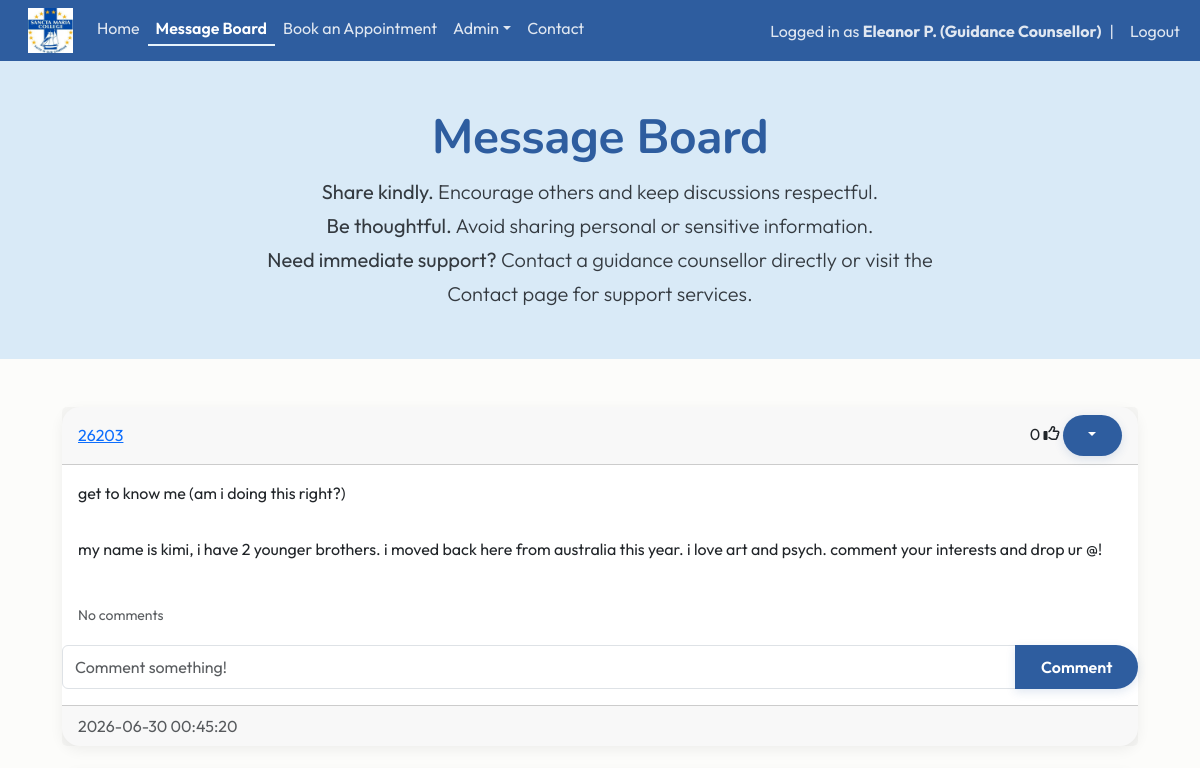
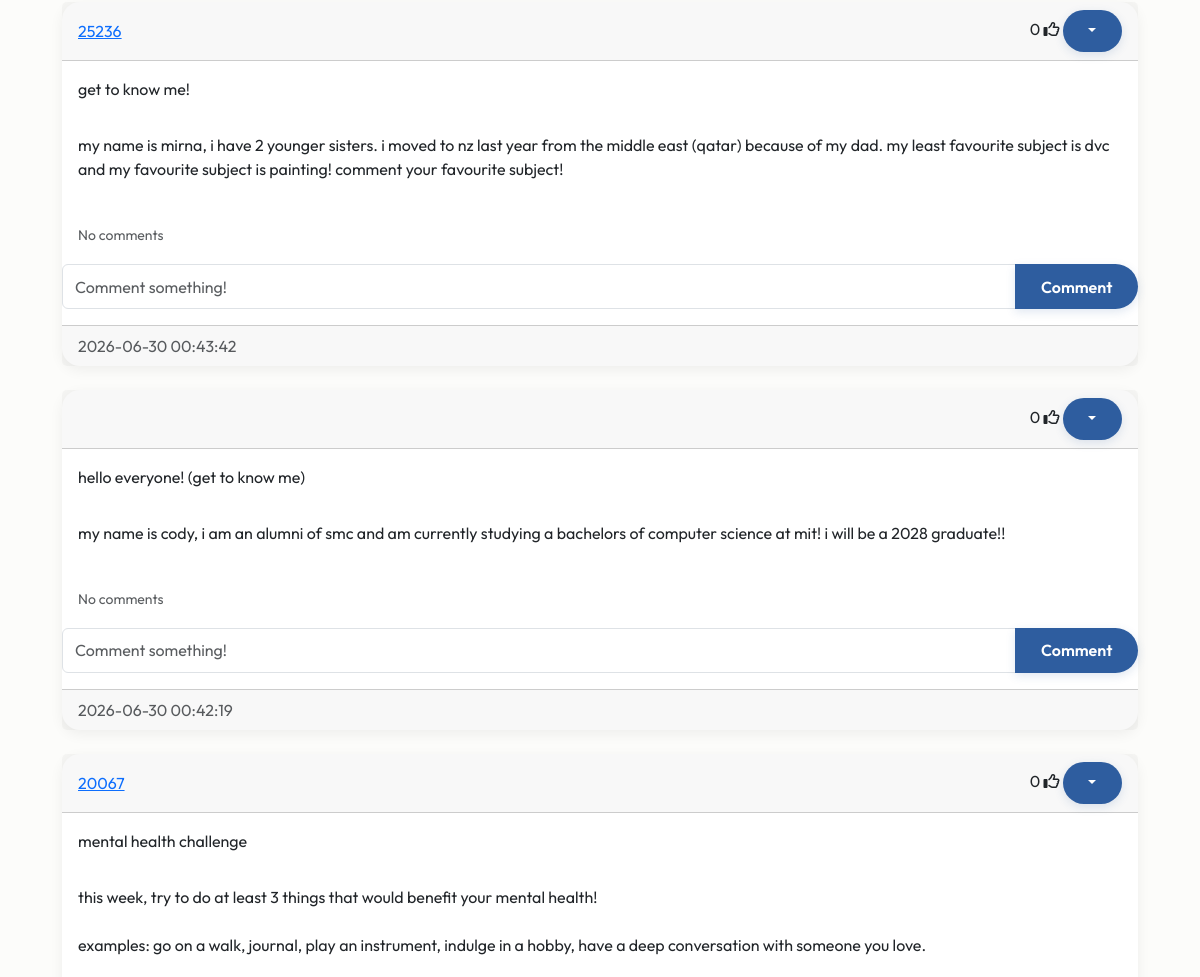
Page /blog (signed in, upper part) on the earlier database version (2 pictures, top to bottom).
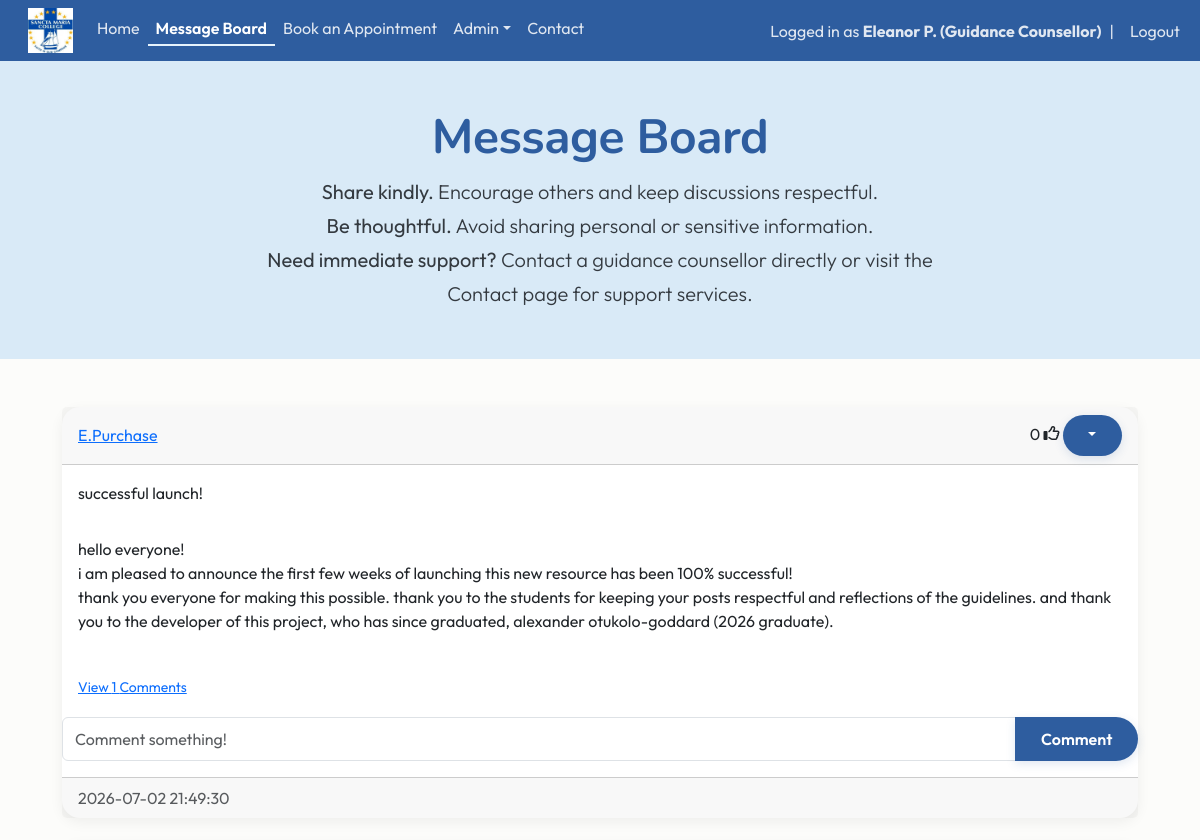
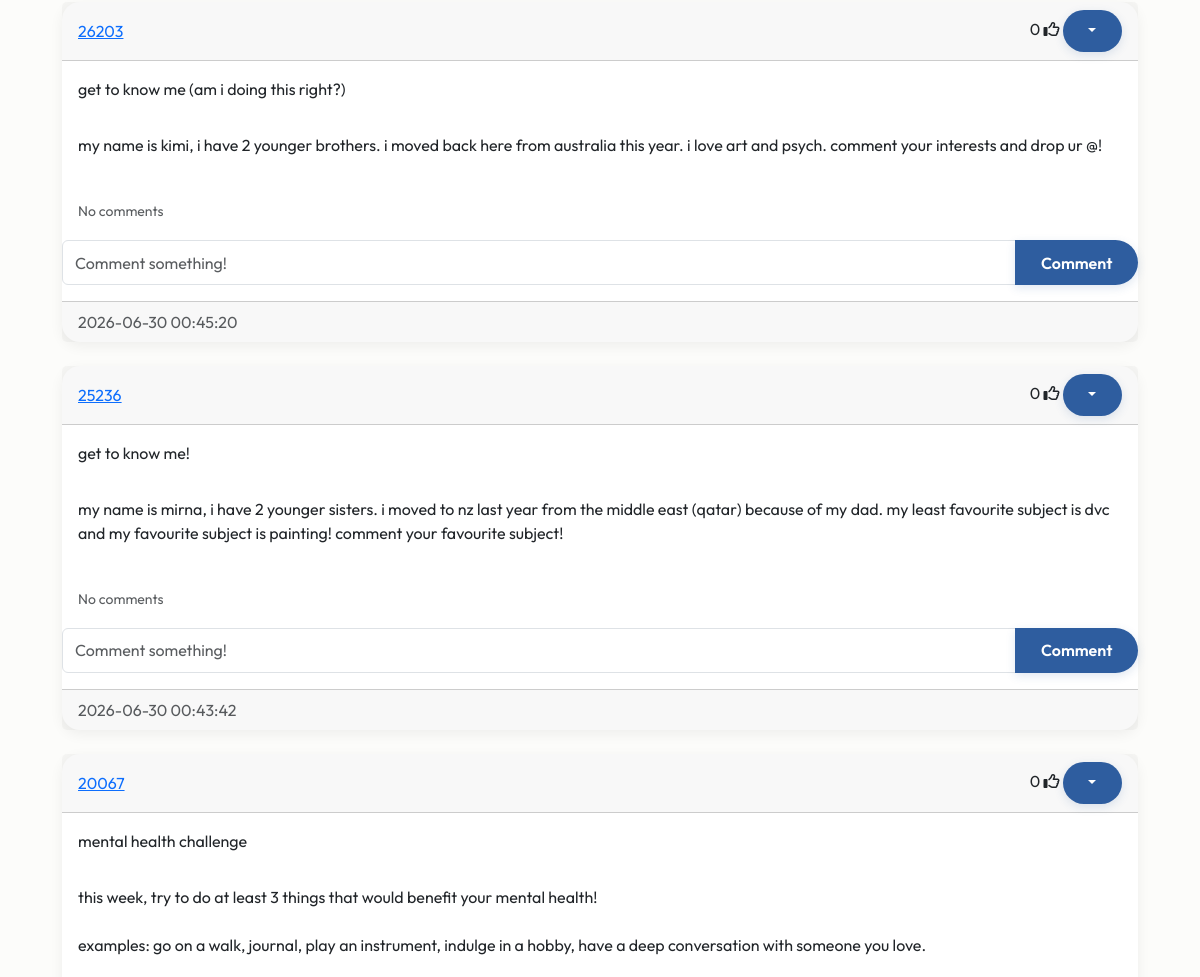
Same page on the later database version (2 pictures, top to bottom).
### website/models.py (models this page shows)
class Post(db.Model):
    id = db.Column(db.Integer, primary_key=True)
    title = db.Column(db.String(150), unique=False)
    content = db.Column(db.Text, nullable=False)
    date_created = db.Column(db.DateTime(timezone=True), default=func.now())
    author = db.Column(db.Integer, db.ForeignKey('user.id', ondelete="CASCADE"), nullable=False)
    comments = db.relationship('Comment', backref='post', cascade="all, delete-orphan")
    likes = db.relationship('Like', backref='post', cascade="all, delete-orphan")

class User(db.Model, UserMixin):
    id = db.Column(db.Integer, primary_key=True)
    email = db.Column(db.String(150), unique=True)
    fname = db.Column(db.String(20))
    lname = db.Column(db.String(20))
    username = db.Column(db.String(150), unique=True)
    role = db.Column(db.String(150))
    password = db.Column(db.String(150))
    date_created = db.Column(db.DateTime(timezone=True), default=func.now())
    posts = db.relationship("Post", backref="user", cascade="all, delete-orphan")
    comments = db.relationship("Comment", backref="user", cascade="all, delete-orphan")
    likes = db.relationship("Like", backref="user", cascade="all, delete-orphan")
    appointments = db.relationship('Appointment', foreign_keys="Appointment.counsellor_id", back_populates="counsellor")

### website/views.py (the view)
@views.route("/blog")
@login_required
def blog():
    page = request.args.get('page', 1, type=int)
    posts = Post.query.order_by(Post.date_created.desc()).paginate(page=page, per_page=4)
    return render_template("blog.html", user=current_user, posts=posts, endpoint='views.blog')

### website/__init__.py (called while the page is built)
def create_app():
    app = Flask(__name__)
    app.config['SECRET_KEY'] = "DQiAlMIU5u5eeLDw4KPMHx4d"
    app.config['SQLALCHEMY_DATABASE_URI'] = f'sqlite:///{DB_NAME}'
    db.init_app(app)
    from .views import views
    from .auth import auth
    app.register_blueprint(views, url_prefix="/")
    app.register_blueprint(auth, url_prefix="/")
    from .models import User, Post
    with app.app_context():
        db.create_all()
    login_manager = LoginManager()
    login_manager.login_view = "auth.login"
    login_manager.init_app(app)
    @login_manager.user_loader
    def load_user(id):
        return User.query.get(int(id))
    return app

### website/templates/blog.html
{% extends "posts_div.html"%} {% block title %} Message Board {% endblock %}

### website/templates/posts_div.html (shortened to what this page needs)
{% extends "template.html"%} {% block title %} Message Board {% endblock %}
{% block content%}
<section class="hero hero-small mb-5">
    <div class="container text-center">
        <h1 class="display-5 fw-bold">Message Board</h1>
        <p class="lead"><strong>Share kindly.</strong> Encourage others and keep discussions respectful.<br>
        <strong>Be thoughtful.</strong> Avoid sharing personal or sensitive information.<br>
        <strong>Need immediate support?</strong> Contact a guidance counsellor directly or visit the Contact page for support services.</p>
    </div>
</section>
<div class="container">
    <div id="posts">
        {% for post in posts %}
        <div class="card border-dark">
            <div class="card-header d-flex justify-content-between align-items-center">
                <a href="/posts/{{post.user.username}}">{{post.user.username}}</a>
                <div>
                    <span id="likes-count-{{post.id}}">{{ post.likes|length }}</span>
                    {% if user.id in post.likes|map(attribute="author")|list %}
                    <i class="fas fa-thumbs-up" id="like-button-{{post.id}}" onclick="like({{post.id}})"></i>
                    {% else %}
                    <i class="far fa-thumbs-up" id="like-button-{{post.id}}" onclick="like({{post.id}})"></i>
                    {% endif %}
                        {% if user.id == post.author or user.role == "Teacher" or user.role == "Guidance Counsellor" %}
                        <div class="btn-group">
                            <button type="button" class="btn btn-primary btn-sm dropdown-toggle" data-bs-toggle="dropdown"></button>
                        </div>
                        {% endif %}
                </div>
            </div>
            <div class ="card-body">
                <div class="card-text">{{post.title}}</div>
            </div>
            <div class ="card-body">
                <div class="card-text">{{post.content | replace('\n', '<br>') | safe}}</div>
            </div>
            <br/>
            <p class="card-text ms-3">
                {% if post.comments|length > 0 %}
                <a data-bs-toggle="collapse" href="#comments-{{post.id}}" role="button">
                    <small>View {{post.comments|length}} Comments</small>
                </a>
                {% else %}
                <small class="text-muted">No comments</small>
                {% endif %}
            </p>
            <form class="input-group mb-3" method="POST" action="/create-comment/{{post.id}}">
                <input type="text" id="text" name="text" class="form-control" placeholder="Comment something!"/>
                <button type="submit" class="btn btn-primary">Comment</button>
            </form >
            <div class ="card-footer text-muted">{{post.date_created}}</div>
        </div>
        <br/>
        {% endfor %}
    </div>
    {% block footer %}
    <br/>
</div>
{% endblock %}
{% endblock %}

Differences in the rows shown:
removed Post: likes|length "0", title "hello everyone! (get to know me)", content "my name is cody, i am an alumni of smc and am currently studying a bachelors of computer science at mit! i will be a 2028 graduate!!", shows "No comments", date_created "2026-06-30 00:42:19"
added Post: user.username "E.Purchase", likes|length "0", title "successful launch!", content "hello everyone! i am pleased to announce the first few weeks of launching this new resource has been 100% successful! thank you everyone for making this possible. thank you to the students for keeping your posts respectful and reflections of the guidelines. and thank you to the developer of this project, who has since graduated, alexander otukolo-goddard (2026 graduate).", comments|length "1", date_created "2026-07-02 21:49:30"
